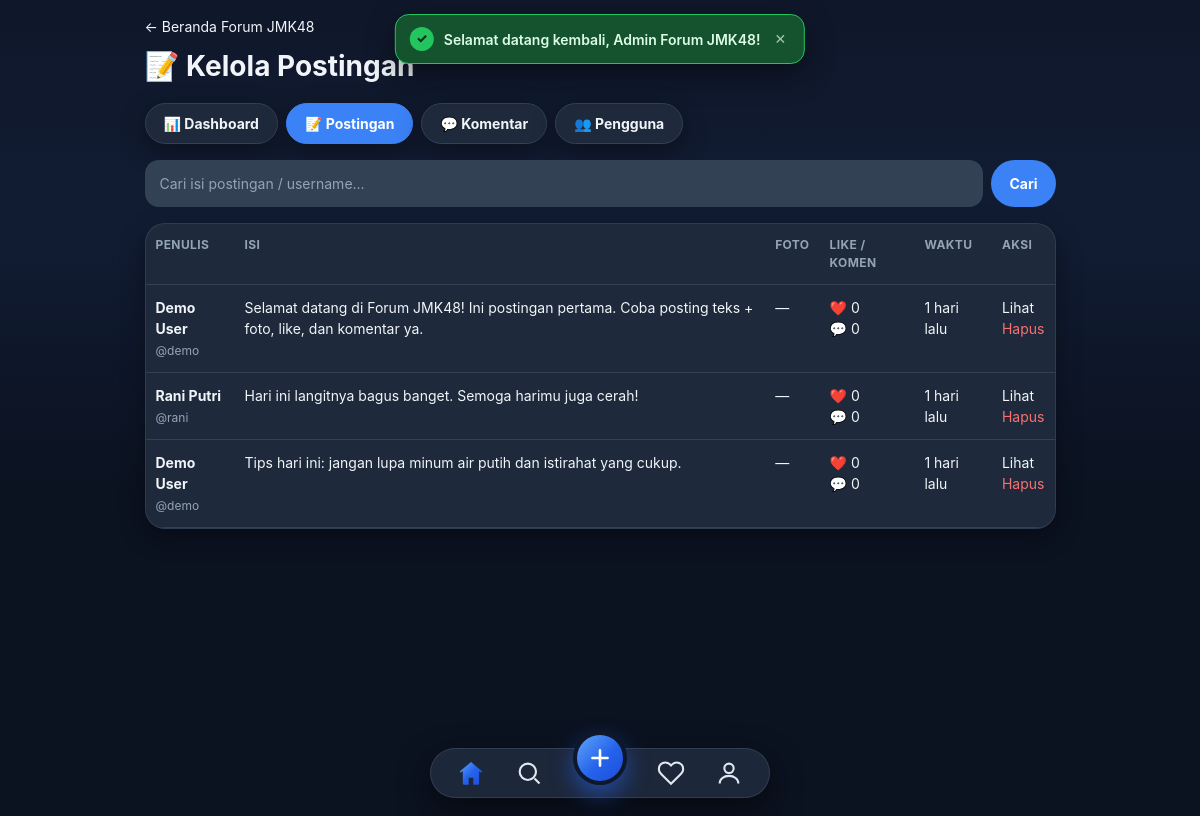
Screenshot of /admin/posts.php (signed in) with the database file from the repository.
### tables this page shows
CREATE TABLE IF NOT EXISTS posts (
  id INT UNSIGNED AUTO_INCREMENT PRIMARY KEY,
  user_id INT UNSIGNED NOT NULL,
  content TEXT NOT NULL,
  image VARCHAR(255) DEFAULT NULL,
  created_at TIMESTAMP DEFAULT CURRENT_TIMESTAMP,
  updated_at TIMESTAMP DEFAULT CURRENT_TIMESTAMP ON UPDATE CURRENT_TIMESTAMP,
  FOREIGN KEY (user_id) REFERENCES users(id) ON DELETE CASCADE
);

CREATE TABLE IF NOT EXISTS users (
  id INT UNSIGNED AUTO_INCREMENT PRIMARY KEY,
  name VARCHAR(100) NOT NULL,
  username VARCHAR(50) NOT NULL UNIQUE,
  email VARCHAR(150) NOT NULL UNIQUE,
  password VARCHAR(255) NOT NULL,
  bio VARCHAR(255) DEFAULT NULL,
  avatar VARCHAR(255) DEFAULT NULL,
  role ENUM('user','admin') NOT NULL DEFAULT 'user',
  created_at TIMESTAMP DEFAULT CURRENT_TIMESTAMP
);

### includes/functions.php (called while the page is built, shortened)
<?php
function e($str) {
    return htmlspecialchars((string) $str, ENT_QUOTES, 'UTF-8');
}
function timeAgo(string $datetime): string {
    $time = strtotime($datetime);
    $diff = time() - $time;
    if ($diff < 86400 * 7) return floor($diff / 86400) . ' hari lalu';
    return date('d M Y, H:i', $time);
}
function excerpt(string $s, int $len): string {
    $strlen = function_exists('mb_strlen') ? mb_strlen($s) : strlen($s);
    if ($strlen <= $len) return $s;
    $substr = function_exists('mb_substr')
        ? function ($str, $start, $l) { return mb_substr($str, $start, $l); }
        : function ($str, $start, $l) { return substr($str, $start, $l); };
    $cut = $substr($s, 0, $len);
    return $cut . '…';
}

### admin/posts.php (the view, shortened to what this page needs)
<?php
require_once __DIR__ . '/../config.php';
$search = trim($_GET['q'] ?? '');
if ($search !== '') {
    $stmt = $pdo->prepare("
        SELECT p.*, u.name, u.username,
               (SELECT COUNT(*) FROM comments WHERE post_id = p.id) AS comment_count,
               (SELECT COUNT(*) FROM likes WHERE post_id = p.id) AS like_count
        FROM posts p JOIN users u ON u.id = p.user_id
        WHERE p.content LIKE ? OR u.username LIKE ? OR u.name LIKE ?
        ORDER BY p.created_at DESC");
    $stmt->execute(["%$search%", "%$search%", "%$search%"]);
} else {
    $stmt = $pdo->query("
        SELECT p.*, u.name, u.username,
               (SELECT COUNT(*) FROM comments WHERE post_id = p.id) AS comment_count,
               (SELECT COUNT(*) FROM likes WHERE post_id = p.id) AS like_count
        FROM posts p JOIN users u ON u.id = p.user_id ORDER BY p.created_at DESC");
}
$posts = $stmt->fetchAll();
include __DIR__ . '/../includes/header.php';
?>
<div class="container wide" style="padding:0">
  <p style="margin-top:16px"><a href="../index.php">← Beranda Forum JMK48</a></p>
  <h1 style="margin-top:8px">📝 Kelola Postingan</h1>
  <div class="admin-tabs">
    <a href="index.php">📊 Dashboard</a>
    <a href="posts.php" class="active">📝 Postingan</a>
    <a href="comments.php">💬 Komentar</a>
    <a href="users.php">👥 Pengguna</a>
  </div>
  <form method="get" style="display:flex;gap:8px;margin:16px 0">
    <input type="text" name="q" value="<?= e($search) ?>" placeholder="Cari isi postingan / username...">
    <button class="btn btn-primary" type="submit">Cari</button>
  </form>
  <div class="card">
    <div class="table-wrap">
    <table class="table">
      <tr><th>Penulis</th><th>Isi</th><th class="col-hide-mobile">Foto</th><th>Like / Komen</th><th class="col-hide-mobile">Waktu</th><th>Aksi</th></tr>
      <?php foreach ($posts as $p): ?>
      <tr>
        <td><b><?= e($p['name']) ?></b><br><span class="muted">@<?= e($p['username']) ?></span></td>
        <td><?= e(excerpt($p['content'], 140)) ?></td>
        <td class="col-hide-mobile"><?= $p['image'] ? '🖼️ Ya' : '—' ?></td>
        <td>❤️ <?= (int)$p['like_count'] ?><br>💬 <?= (int)$p['comment_count'] ?></td>
        <td class="col-hide-mobile"><?= e(timeAgo($p['created_at'])) ?></td>
        <td>
          <a href="../post.php?id=<?= (int)$p['id'] ?>">Lihat</a><br>
          <form method="post" onsubmit="return confirm('Yakin hapus postingan ini?')">
            <button class="link-danger" type="submit" name="delete_post">Hapus</button>
          </form>
        </td>
      </tr>
      <?php endforeach; ?>
    </table>
    </div>
  </div>
</div>
<?php include __DIR__ . '/../includes/footer.php'; ?>

### assets/css/style.css (style rules this page uses)
* { box-sizing: border-box; margin: 0; padding: 0; }
:root { color-scheme: dark; --primary: #3b82f6; --primary-light: #60a5fa; --navy: #0f172a; --danger: #f87171; --like: #fb7185; --bg: #0b1220; --card: #1e293b; --text: #f1f5f9; --muted: #94a3b8; --border: #334155; --radius: 20px; --shadow: 0 8px 24px rgba(0, 0, 0, .35); --grad-blue: linear-gradient(135deg, #60a5fa, #2563eb 55%, #1d4ed8); --grad-soft: linear-gradient(135deg, #60a5fa, #818cf8); }
body { font-family: -apple-system, BlinkMacSystemFont, "Segoe UI", Roboto, Helvetica, Arial, sans-serif; background: linear-gradient(180deg, #0f172a 0%, #111c33 28%, #0b1220 60%); background-attachment: fixed; color: var(--text); line-height: 1.5; font-size: 14px; min-height: 100vh; }
a { color: var(--text); text-decoration: none; }
.container { max-width: 470px; margin: 0 auto; padding: 0 12px; }
.container.wide { max-width: 935px; }
.muted { color: var(--muted); font-size: 12px; }
.card { background: var(--card); border: 1px solid rgba(51, 65, 85, .8); border-radius: var(--radius); margin: 14px 0; overflow: hidden; box-shadow: var(--shadow); }
input[type=text], input[type=email], input[type=password], input[type=file], textarea, select { width: 100%; padding: 12px 14px; border: 1px solid transparent; border-radius: 14px; font: inherit; background: #334155; color: var(--text); font-size: 14px; }
input::placeholder, textarea::placeholder { color: #94a3b8; }
.btn { display: inline-block; padding: 10px 18px; border: none; border-radius: 999px; font: inherit; font-weight: 700; font-size: 14px; cursor: pointer; background: #334155; color: #f1f5f9; }
.btn-primary { background: var(--primary); color: #fff; }
.link-danger { color: var(--danger); background: none; border: none; font: inherit; cursor: pointer; padding: 0; font-size: 14px; }
.table { width: 100%; border-collapse: collapse; font-size: 14px; }
.table-wrap { overflow-x: auto; -webkit-overflow-scrolling: touch; }
.table-wrap .table { min-width: 620px; }
.table th, .table td { text-align: left; padding: 12px 10px; border-bottom: 1px solid #334155; vertical-align: top; white-space: normal; }
.table th { color: var(--muted); font-size: 12px; text-transform: uppercase; letter-spacing: .4px; }
.admin-tabs { display: flex; gap: 8px; margin: 16px 0; flex-wrap: wrap; }
.admin-tabs a { padding: 9px 18px; border-radius: 999px; border: 1px solid var(--border); background: var(--card); color: var(--text); font-weight: 700; box-shadow: var(--shadow); }
.admin-tabs a.active { background: var(--primary); color: #fff; border-color: var(--primary); }

### rows the page displays
posts: user.name "Demo User", user.username "demo", content "Selamat datang di Forum JMK48! Ini postingan pertama. Coba posting teks + foto, like, dan komentar ya.", like_count "0", comment_count "0", created_at "1 hari lalu"
posts: user.name "Rani Putri", user.username "rani", content "Hari ini langitnya bagus banget. Semoga harimu juga cerah!", like_count "0", comment_count "0", created_at "1 hari lalu"
posts: user.name "Demo User", user.username "demo", content "Tips hari ini: jangan lupa minum air putih dan istirahat yang cukup.", like_count "0", comment_count "0", created_at "1 hari lalu"

### other values shown
$flashIcons[$flash['type']] "✓"
$flash['msg'] "Selamat datang kembali, Admin Forum JMK48!"
